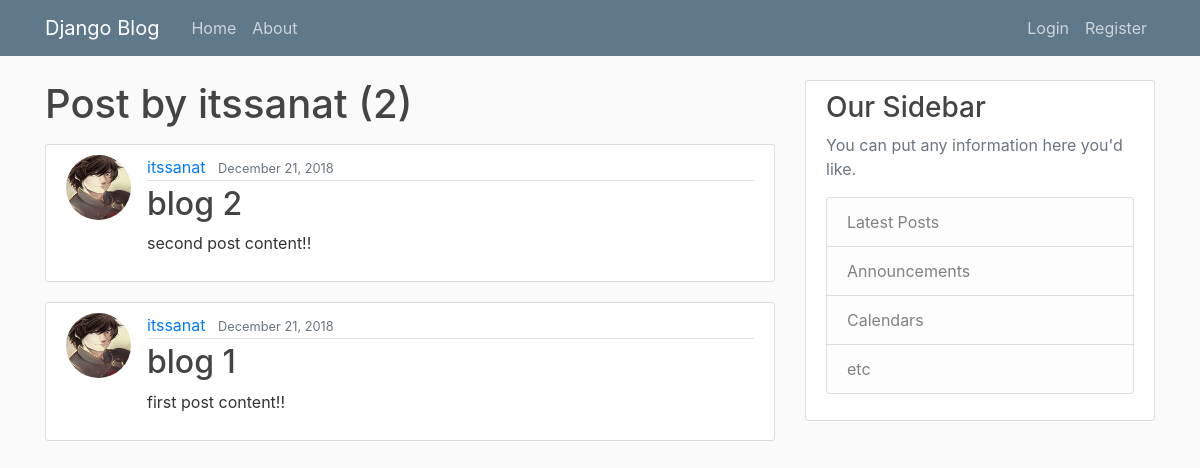
The app's page /user/itssanat, older data.
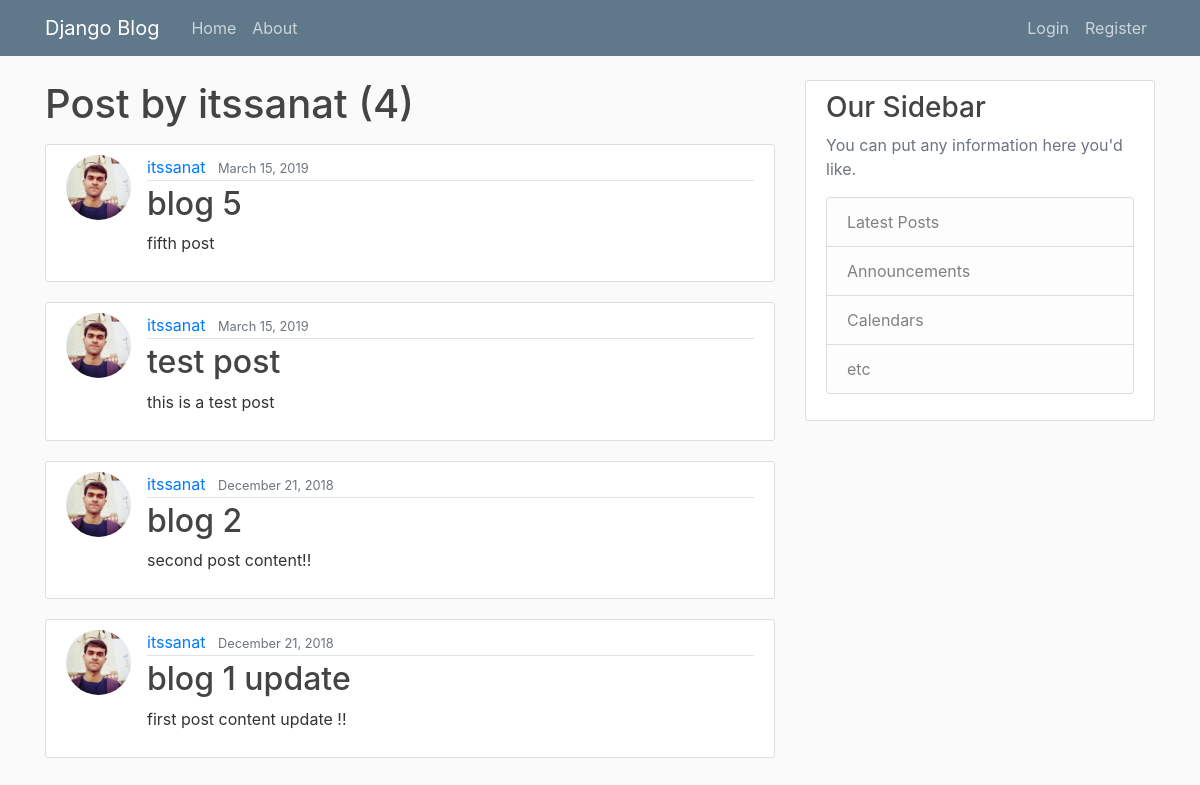
The same page, newer data.
### blog/models.py (models this page shows, shortened)
class Post(models.Model):
    title = models.CharField(max_length=100)
    content = models.TextField()
    date_posted = models.DateTimeField(default=timezone.now)
    author = models.ForeignKey(User, on_delete=models.CASCADE)

### users/models.py (models this page shows, shortened)
class profile(models.Model):
    user = models.OneToOneField(User,on_delete=models.CASCADE)
    image = models.ImageField(default="default.jpg" , upload_to='profile_pics')

### blog/views.py (the view)
# urls.py: path('user/<str:username>', UserPostListView.as_view(), name='user-posts'),
class UserPostListView(ListView):
    model = Post
    template_name = 'blog/user_posts.html'
    context_object_name = 'posts'
    paginate_by = 5
    def get_queryset(self):
        user = get_object_or_404(User , username=self.kwargs.get('username'))
        return Post.objects.filter(author=user).order_by('-date_posted')

### blog/templates/blog/user_posts.html (shortened to what this page needs)
{% extends 'blog/base.html' %}
{% block content %}
    <h1 class="mb-3" >Post by {{view.kwargs.username}} ({{page_obj.paginator.count}})</h1>
    {% for post in posts %}
        <article class="media content-section">
            <img class="rounded-circle article-img" src="{{ post.author.profile.image.url }}">
            <div class="media-body">
                <div class="article-metadata">
                    <a class="mr-2" href="{% url 'user-posts' post.author.username %}">{{ post.author }}</a>
                    <small class="text-muted">{{ post.date_posted|date:"F d, Y" }}</small>
                </div>
                <h2><a class="article-title" href="{% url 'post-detail' post.id%}">{{ post.title }}</a></h2>
                <p class="article-content">{{ post.content }}</p>
            </div>
        </article>
    {% endfor %}
{% endblock content %}

Row changes from the older to the newer data that the page shows:
added Post: author.profile.image (picture), author "itssanat", date_posted "March 15, 2019", title "blog 5", content "fifth post"
added Post: author.profile.image (picture), author "itssanat", date_posted "March 15, 2019", title "test post", content "this is a test post"
changed through a linked row, Post "blog 2": author.profile.image: a different picture
changed Post: author.profile.image: a different picture; title "blog 1" → "blog 1 update"; content "first post content!!" → "first post content update !!"
Text that changed along with them:
{{ page_obj.paginator.count }}: "2" → "4"
